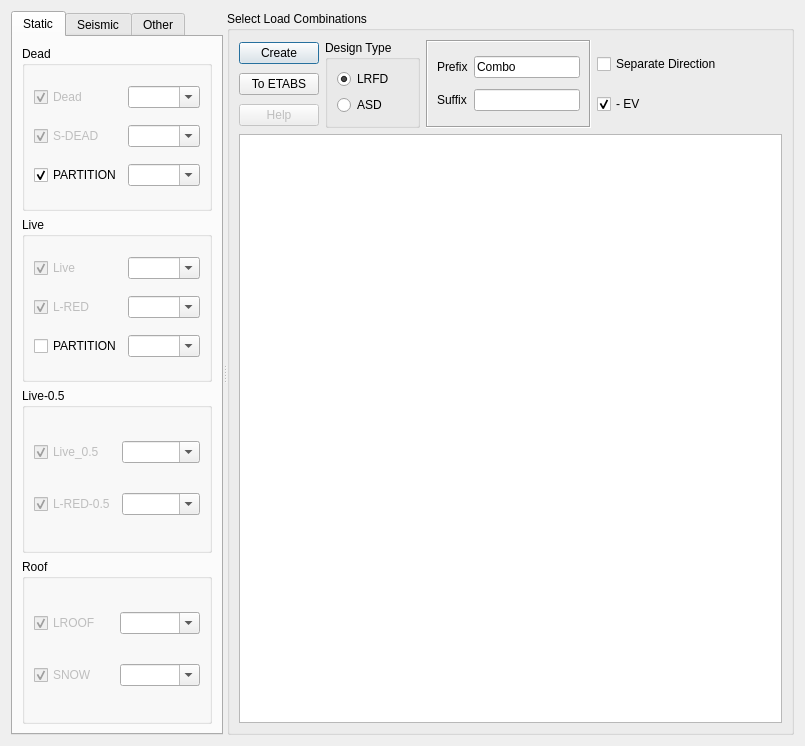
<?xml version="1.0" encoding="UTF-8"?>
<ui version="4.0">
 <class>Dialog</class>
 <widget class="QDialog" name="Dialog">
  <property name="geometry">
   <rect>
    <x>0</x>
    <y>0</y>
    <width>805</width>
    <height>746</height>
   </rect>
  </property>
  <property name="windowTitle">
   <string>Create Load Combinations</string>
  </property>
  <property name="windowIcon">
   <iconset resource="../../civiltools.qrc">
    <normaloff>:/civiltools/images/load_combinations.svg</normaloff>:/civiltools/images/load_combinations.svg</iconset>
  </property>
  <property name="windowOpacity">
   <double>1.000000000000000</double>
  </property>
  <layout class="QHBoxLayout" name="horizontalLayout">
   <item>
    <widget class="QSplitter" name="splitter">
     <property name="orientation">
      <enum>Qt::Horizontal</enum>
     </property>
     <widget class="QTabWidget" name="tabWidget">
      <property name="enabled">
       <bool>true</bool>
      </property>
      <property name="tabPosition">
       <enum>QTabWidget::North</enum>
      </property>
      <property name="tabShape">
       <enum>QTabWidget::Rounded</enum>
      </property>
      <property name="currentIndex">
       <number>0</number>
      </property>
      <property name="documentMode">
       <bool>false</bool>
      </property>
      <property name="tabsClosable">
       <bool>false</bool>
      </property>
      <property name="movable">
       <bool>true</bool>
      </property>
      <widget class="QWidget" name="tab">
       <attribute name="title">
        <string>Static</string>
       </attribute>
       <layout class="QVBoxLayout" name="verticalLayout">
        <item>
         <widget class="QGroupBox" name="groupBox">
          <property name="title">
           <string>Dead</string>
          </property>
          <layout class="QGridLayout" name="gridLayout_2">
           <item row="0" column="0">
            <widget class="QCheckBox" name="checkBox">
             <property name="enabled">
              <bool>false</bool>
             </property>
             <property name="text">
              <string>Dead</string>
             </property>
             <property name="checked">
              <bool>true</bool>
             </property>
            </widget>
           </item>
           <item row="0" column="1">
            <widget class="QComboBox" name="dead_combobox">
             <property name="editable">
              <bool>true</bool>
             </property>
            </widget>
           </item>
           <item row="1" column="0">
            <widget class="QCheckBox" name="checkBox_2">
             <property name="enabled">
              <bool>false</bool>
             </property>
             <property name="text">
              <string>S-DEAD</string>
             </property>
             <property name="checked">
              <bool>true</bool>
             </property>
            </widget>
           </item>
           <item row="1" column="1">
            <widget class="QComboBox" name="sdead_combobox">
             <property name="editable">
              <bool>true</bool>
             </property>
            </widget>
           </item>
           <item row="2" column="0">
            <widget class="QCheckBox" name="partition_dead_checkbox">
             <property name="text">
              <string>PARTITION</string>
             </property>
             <property name="checked">
              <bool>true</bool>
             </property>
            </widget>
           </item>
           <item row="2" column="1">
            <widget class="QComboBox" name="partition_dead_combobox">
             <property name="editable">
              <bool>true</bool>
             </property>
            </widget>
           </item>
          </layout>
         </widget>
        </item>
        <item>
         <widget class="QGroupBox" name="groupBox_2">
          <property name="title">
           <string>Live</string>
          </property>
          <layout class="QGridLayout" name="gridLayout">
           <item row="1" column="0">
            <widget class="QCheckBox" name="checkBox_4">
             <property name="enabled">
              <bool>false</bool>
             </property>
             <property name="text">
              <string>L-RED</string>
             </property>
             <property name="checked">
              <bool>true</bool>
             </property>
            </widget>
           </item>
           <item row="0" column="0">
            <widget class="QCheckBox" name="checkBox_3">
             <property name="enabled">
              <bool>false</bool>
             </property>
             <property name="text">
              <string>Live</string>
             </property>
             <property name="checked">
              <bool>true</bool>
             </property>
            </widget>
           </item>
           <item row="1" column="1">
            <widget class="QComboBox" name="lred_combobox">
             <property name="editable">
              <bool>true</bool>
             </property>
            </widget>
           </item>
           <item row="0" column="1">
            <widget class="QComboBox" name="live_combobox">
             <property name="editable">
              <bool>true</bool>
             </property>
            </widget>
           </item>
           <item row="3" column="1">
            <widget class="QComboBox" name="partition_live_combobox">
             <property name="editable">
              <bool>true</bool>
             </property>
            </widget>
           </item>
           <item row="3" column="0">
            <widget class="QCheckBox" name="partition_live_checkbox">
             <property name="text">
              <string>PARTITION</string>
             </property>
             <property name="checked">
              <bool>false</bool>
             </property>
            </widget>
           </item>
          </layout>
         </widget>
        </item>
        <item>
         <widget class="QGroupBox" name="groupBox_3">
          <property name="title">
           <string>Live-0.5</string>
          </property>
          <layout class="QGridLayout" name="gridLayout_3">
           <item row="0" column="1">
            <widget class="QComboBox" name="live5_combobox">
             <property name="editable">
              <bool>true</bool>
             </property>
            </widget>
           </item>
           <item row="1" column="1">
            <widget class="QComboBox" name="lred5_combobox">
             <property name="editable">
              <bool>true</bool>
             </property>
            </widget>
           </item>
           <item row="0" column="0">
            <widget class="QCheckBox" name="checkBox_5">
             <property name="enabled">
              <bool>false</bool>
             </property>
             <property name="text">
              <string>Live_0.5</string>
             </property>
             <property name="checked">
              <bool>true</bool>
             </property>
            </widget>
           </item>
           <item row="1" column="0">
            <widget class="QCheckBox" name="lred5_checkbox">
             <property name="enabled">
              <bool>false</bool>
             </property>
             <property name="text">
              <string>L-RED-0.5</string>
             </property>
             <property name="checked">
              <bool>true</bool>
             </property>
            </widget>
           </item>
          </layout>
         </widget>
        </item>
        <item>
         <widget class="QGroupBox" name="groupBox_4">
          <property name="title">
           <string>Roof</string>
          </property>
          <layout class="QGridLayout" name="gridLayout_4">
           <item row="0" column="0">
            <widget class="QCheckBox" name="checkBox_9">
             <property name="enabled">
              <bool>false</bool>
             </property>
             <property name="text">
              <string>LROOF</string>
             </property>
             <property name="checked">
              <bool>true</bool>
             </property>
            </widget>
           </item>
           <item row="0" column="1">
            <widget class="QComboBox" name="lroof_combobox">
             <property name="editable">
              <bool>true</bool>
             </property>
            </widget>
           </item>
           <item row="1" column="0">
            <widget class="QCheckBox" name="checkBox_10">
             <property name="enabled">
              <bool>false</bool>
             </property>
             <property name="text">
              <string>SNOW</string>
             </property>
             <property name="checked">
              <bool>true</bool>
             </property>
            </widget>
           </item>
           <item row="1" column="1">
            <widget class="QComboBox" name="snow_combobox">
             <property name="editable">
              <bool>true</bool>
             </property>
            </widget>
           </item>
          </layout>
         </widget>
        </item>
       </layout>
      </widget>
      <widget class="QWidget" name="tab_2">
       <attribute name="title">
        <string>Seismic</string>
       </attribute>
       <layout class="QGridLayout" name="gridLayout_7">
        <item row="2" column="1">
         <widget class="QGroupBox" name="groupBox_8">
          <property name="title">
           <string>GroupBox</string>
          </property>
          <layout class="QGridLayout" name="gridLayout_11">
           <item row="0" column="0">
            <widget class="QLabel" name="label">
             <property name="text">
              <string>px</string>
             </property>
            </widget>
           </item>
           <item row="0" column="1">
            <widget class="QComboBox" name="rhox_combobox">
             <item>
              <property name="text">
               <string>1</string>
              </property>
             </item>
             <item>
              <property name="text">
               <string>1.2</string>
              </property>
             </item>
            </widget>
           </item>
           <item row="1" column="0">
            <widget class="QLabel" name="label_2">
             <property name="text">
              <string>py</string>
             </property>
            </widget>
           </item>
           <item row="1" column="1">
            <widget class="QComboBox" name="rhoy_combobox">
             <item>
              <property name="text">
               <string>1</string>
              </property>
             </item>
             <item>
              <property name="text">
               <string>1.2</string>
              </property>
             </item>
            </widget>
           </item>
          </layout>
         </widget>
        </item>
        <item row="1" column="1">
         <widget class="QGroupBox" name="groupBox_6">
          <property name="title">
           <string>Y</string>
          </property>
          <layout class="QGridLayout" name="gridLayout_10">
           <item row="0" column="0">
            <widget class="QLabel" name="label_15">
             <property name="enabled">
              <bool>true</bool>
             </property>
             <property name="text">
              <string>EY</string>
             </property>
            </widget>
           </item>
           <item row="0" column="1">
            <widget class="QComboBox" name="ey_combobox">
             <property name="enabled">
              <bool>true</bool>
             </property>
             <property name="editable">
              <bool>true</bool>
             </property>
             <item>
              <property name="text">
               <string>EY</string>
              </property>
             </item>
            </widget>
           </item>
           <item row="1" column="0">
            <widget class="QLabel" name="label_16">
             <property name="text">
              <string>EPY</string>
             </property>
            </widget>
           </item>
           <item row="1" column="1">
            <widget class="QComboBox" name="epy_combobox">
             <property name="editable">
              <bool>true</bool>
             </property>
             <item>
              <property name="text">
               <string>EYP</string>
              </property>
             </item>
            </widget>
           </item>
           <item row="2" column="0">
            <widget class="QLabel" name="label_14">
             <property name="text">
              <string>ENY</string>
             </property>
            </widget>
           </item>
           <item row="2" column="1">
            <widget class="QComboBox" name="eny_combobox">
             <property name="editable">
              <bool>true</bool>
             </property>
             <item>
              <property name="text">
               <string>EYN</string>
              </property>
             </item>
            </widget>
           </item>
          </layout>
         </widget>
        </item>
        <item row="0" column="1">
         <widget class="QGroupBox" name="groupBox_5">
          <property name="title">
           <string>X</string>
          </property>
          <layout class="QGridLayout" name="gridLayout_9">
           <item row="0" column="0">
            <widget class="QLabel" name="label_11">
             <property name="enabled">
              <bool>true</bool>
             </property>
             <property name="text">
              <string>EX</string>
             </property>
            </widget>
           </item>
           <item row="0" column="1">
            <widget class="QComboBox" name="ex_combobox">
             <property name="enabled">
              <bool>true</bool>
             </property>
             <property name="editable">
              <bool>true</bool>
             </property>
             <item>
              <property name="text">
               <string>EX</string>
              </property>
             </item>
            </widget>
           </item>
           <item row="1" column="0">
            <widget class="QLabel" name="label_12">
             <property name="text">
              <string>EPX</string>
             </property>
            </widget>
           </item>
           <item row="1" column="1">
            <widget class="QComboBox" name="epx_combobox">
             <property name="editable">
              <bool>true</bool>
             </property>
             <item>
              <property name="text">
               <string>EXP</string>
              </property>
             </item>
            </widget>
           </item>
           <item row="2" column="0">
            <widget class="QLabel" name="label_13">
             <property name="text">
              <string>ENX</string>
             </property>
            </widget>
           </item>
           <item row="2" column="1">
            <widget class="QComboBox" name="enx_combobox">
             <property name="editable">
              <bool>true</bool>
             </property>
             <item>
              <property name="text">
               <string>EXN</string>
              </property>
             </item>
            </widget>
           </item>
          </layout>
         </widget>
        </item>
        <item row="3" column="1">
         <spacer name="verticalSpacer">
          <property name="orientation">
           <enum>Qt::Vertical</enum>
          </property>
          <property name="sizeHint" stdset="0">
           <size>
            <width>20</width>
            <height>40</height>
           </size>
          </property>
         </spacer>
        </item>
       </layout>
      </widget>
      <widget class="QWidget" name="tab_3">
       <attribute name="title">
        <string>Other</string>
       </attribute>
       <layout class="QGridLayout" name="gridLayout_8">
        <item row="0" column="0">
         <widget class="QLabel" name="label_10">
          <property name="text">
           <string>MASS</string>
          </property>
         </widget>
        </item>
        <item row="1" column="1">
         <widget class="QComboBox" name="ev_combobox">
          <property name="editable">
           <bool>true</bool>
          </property>
         </widget>
        </item>
        <item row="0" column="1">
         <widget class="QComboBox" name="mass_combobox">
          <property name="editable">
           <bool>true</bool>
          </property>
         </widget>
        </item>
        <item row="1" column="0">
         <widget class="QLabel" name="label_17">
          <property name="text">
           <string>EV</string>
          </property>
         </widget>
        </item>
        <item row="3" column="0">
         <spacer name="verticalSpacer_2">
          <property name="orientation">
           <enum>Qt::Vertical</enum>
          </property>
          <property name="sizeHint" stdset="0">
           <size>
            <width>20</width>
            <height>40</height>
           </size>
          </property>
         </spacer>
        </item>
       </layout>
      </widget>
     </widget>
     <widget class="QGroupBox" name="groupBox_7">
      <property name="sizePolicy">
       <sizepolicy hsizetype="Preferred" vsizetype="Preferred">
        <horstretch>1</horstretch>
        <verstretch>0</verstretch>
       </sizepolicy>
      </property>
      <property name="title">
       <string>Select Load Combinations</string>
      </property>
      <layout class="QGridLayout" name="gridLayout_6">
       <item row="0" column="1" rowspan="3">
        <widget class="QGroupBox" name="groupBox_9">
         <property name="title">
          <string>Design Type</string>
         </property>
         <layout class="QVBoxLayout" name="verticalLayout_2">
          <item>
           <widget class="QRadioButton" name="lrfd">
            <property name="text">
             <string>LRFD</string>
            </property>
            <property name="checked">
             <bool>true</bool>
            </property>
           </widget>
          </item>
          <item>
           <widget class="QRadioButton" name="asd">
            <property name="text">
             <string>ASD</string>
            </property>
           </widget>
          </item>
         </layout>
        </widget>
       </item>
       <item row="0" column="0">
        <widget class="QPushButton" name="create_button">
         <property name="text">
          <string>Create</string>
         </property>
         <property name="icon">
          <iconset resource="../../civiltools.qrc">
           <normaloff>:/civiltools/images/add.svg</normaloff>:/civiltools/images/add.svg</iconset>
         </property>
        </widget>
       </item>
       <item row="1" column="0">
        <widget class="QPushButton" name="export_to_etabs_button">
         <property name="toolTip">
          <string>Export Selected Load Combinations To ETABS Model</string>
         </property>
         <property name="text">
          <string>To ETABS</string>
         </property>
         <property name="icon">
          <iconset resource="../../civiltools.qrc">
           <normaloff>:/civiltools/images/etabs.png</normaloff>:/civiltools/images/etabs.png</iconset>
         </property>
        </widget>
       </item>
       <item row="0" column="6" rowspan="3">
        <spacer name="horizontalSpacer">
         <property name="orientation">
          <enum>Qt::Horizontal</enum>
         </property>
         <property name="sizeHint" stdset="0">
          <size>
           <width>43</width>
           <height>88</height>
          </size>
         </property>
        </spacer>
       </item>
       <item row="2" column="0">
        <widget class="QPushButton" name="help">
         <property name="enabled">
          <bool>false</bool>
         </property>
         <property name="text">
          <string>Help</string>
         </property>
         <property name="icon">
          <iconset resource="../../civiltools.qrc">
           <normaloff>:/civiltools/images/help.png</normaloff>:/civiltools/images/help.png</iconset>
         </property>
        </widget>
       </item>
       <item row="3" column="0" colspan="7">
        <widget class="QTreeView" name="load_combinations_view">
         <property name="alternatingRowColors">
          <bool>false</bool>
         </property>
         <property name="selectionMode">
          <enum>QAbstractItemView::ExtendedSelection</enum>
         </property>
         <property name="selectionBehavior">
          <enum>QAbstractItemView::SelectItems</enum>
         </property>
         <property name="uniformRowHeights">
          <bool>true</bool>
         </property>
         <property name="animated">
          <bool>false</bool>
         </property>
         <attribute name="headerHighlightSections">
          <bool>false</bool>
         </attribute>
        </widget>
       </item>
       <item row="0" column="3" rowspan="3">
        <layout class="QVBoxLayout" name="verticalLayout_3">
         <item>
          <widget class="QCheckBox" name="separate_direction">
           <property name="text">
            <string>Separate Direction</string>
           </property>
          </widget>
         </item>
         <item>
          <widget class="QCheckBox" name="ev_negative">
           <property name="text">
            <string>- EV</string>
           </property>
           <property name="checked">
            <bool>true</bool>
           </property>
          </widget>
         </item>
        </layout>
       </item>
       <item row="0" column="2" rowspan="3">
        <widget class="QFrame" name="frame">
         <property name="frameShape">
          <enum>QFrame::Box</enum>
         </property>
         <property name="frameShadow">
          <enum>QFrame::Sunken</enum>
         </property>
         <layout class="QGridLayout" name="gridLayout_5">
          <item row="0" column="0">
           <widget class="QLabel" name="label_6">
            <property name="text">
             <string>Prefix</string>
            </property>
           </widget>
          </item>
          <item row="0" column="1">
           <widget class="QLineEdit" name="prefix">
            <property name="text">
             <string>Combo</string>
            </property>
           </widget>
          </item>
          <item row="1" column="0">
           <widget class="QLabel" name="label_5">
            <property name="text">
             <string>Suffix</string>
            </property>
           </widget>
          </item>
          <item row="1" column="1">
           <widget class="QLineEdit" name="suffix">
            <property name="text">
             <string/>
            </property>
           </widget>
          </item>
         </layout>
        </widget>
       </item>
      </layout>
     </widget>
    </widget>
   </item>
  </layout>
 </widget>
 <resources>
  <include location="../../civiltools.qrc"/>
 </resources>
 <connections/>
</ui>
